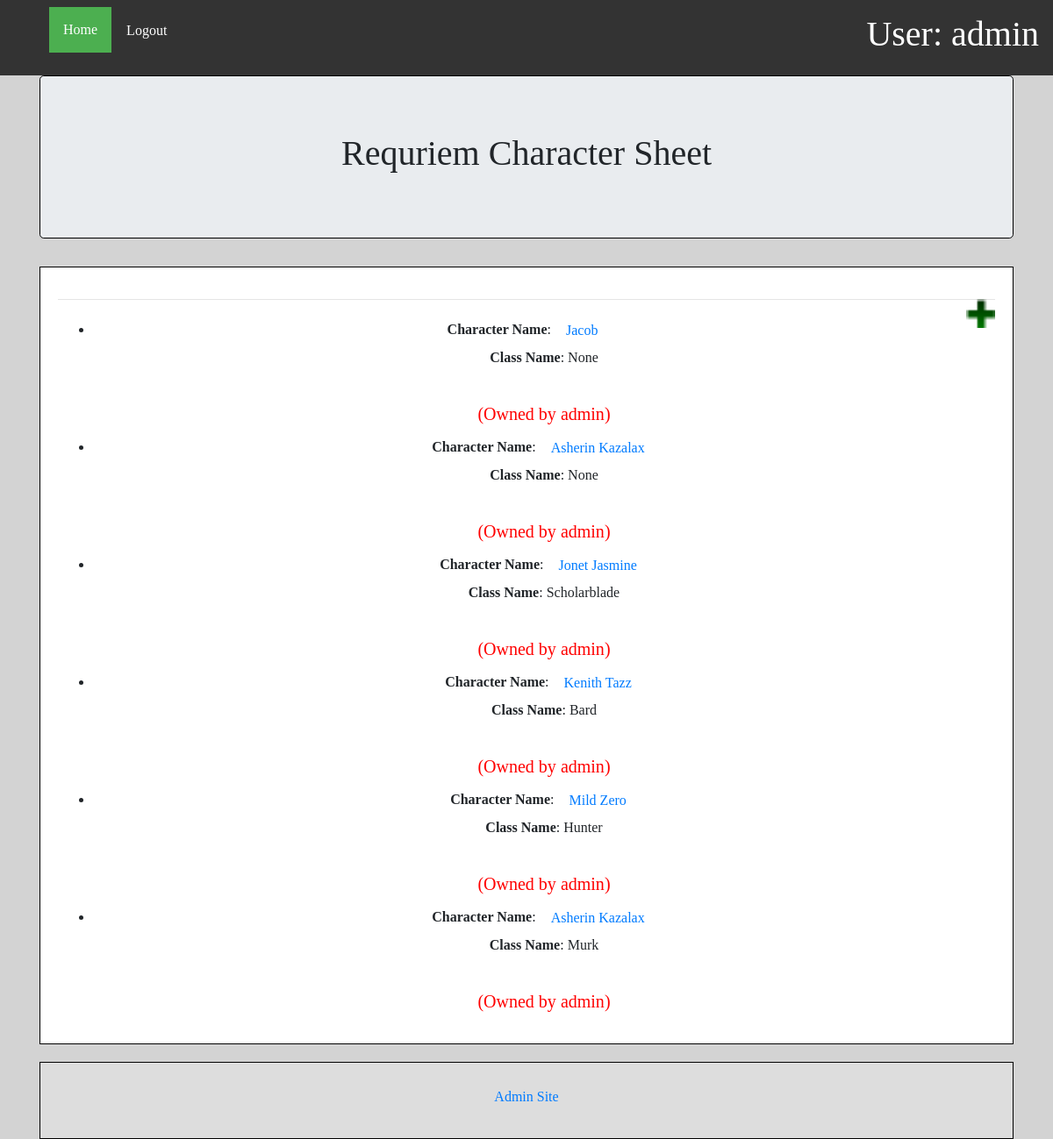
The app's page / (signed in), older data.
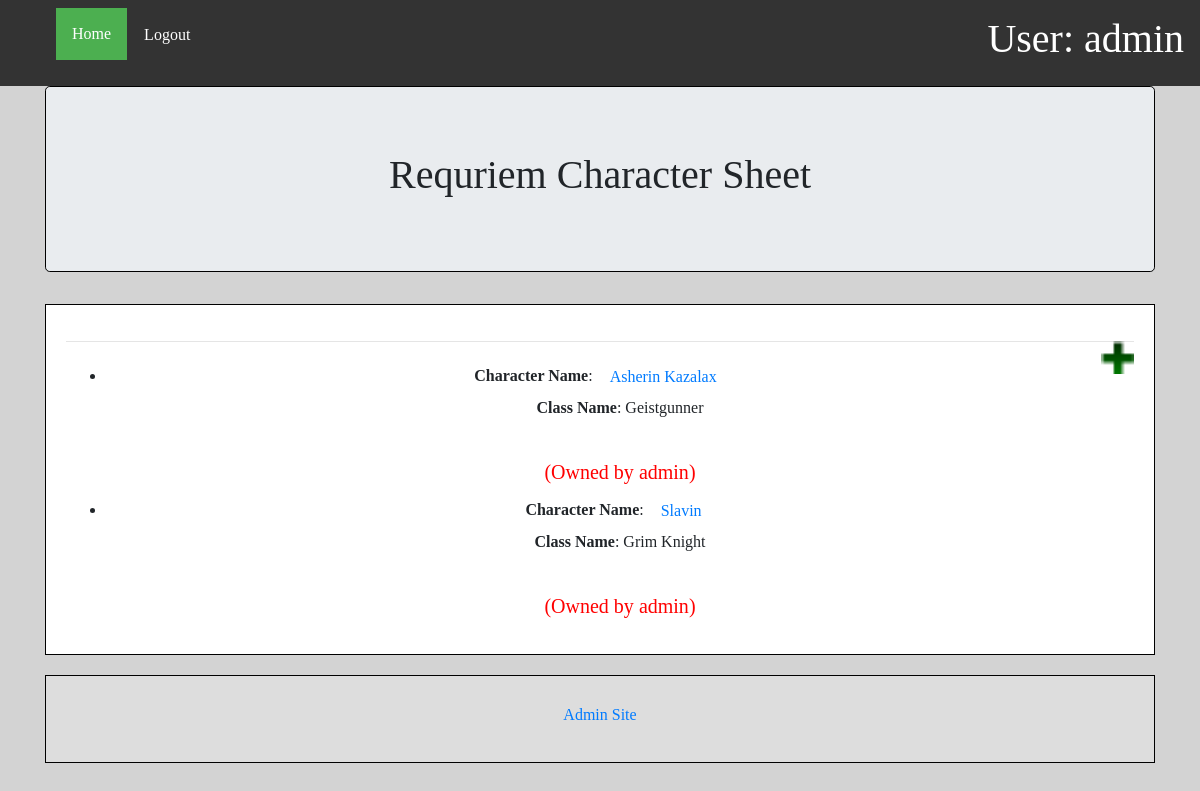
The same page, newer data.
### StoryApp/models.py (models this page shows, shortened)
class PlayerCharacterModel(models.Model):
    full_name = models.CharField(max_length=50, null=True)
    current_gold = models.IntegerField(default=0,)
    username = models.ForeignKey(User, on_delete=models.SET_NULL, null=True, blank=True,)
    strength = models.IntegerField(default=0)
    magic = models.IntegerField(default=0)
    skill = models.IntegerField(default=0)
    speed = models.IntegerField(default=0)
    faith = models.IntegerField(default=0)
    resistance = models.IntegerField(default=0)
    defence = models.IntegerField(default=0)
    constitution = models.IntegerField(default=0)
    movement = models.IntegerField(default=0)
    classFK = models.ForeignKey(CharacterClassesModel, on_delete=models.SET_NULL, null=True, blank=True)

class CharacterClassesModel(models.Model):
    class_name = models.CharField(max_length=200,)
    hit_points = models.IntegerField(default=0)
    strength = models.IntegerField(default=0)
    magic = models.IntegerField(default=0)
    skill = models.IntegerField(default=0)
    speed = models.IntegerField(default=0)
    faith = models.IntegerField(default=0)
    resistance = models.IntegerField(default=0)
    defence = models.IntegerField(default=0)
    constitution = models.IntegerField(default=0)
    movement = models.IntegerField(default=0, null=True)
    description = models.TextField(max_length=1000,null=True)
    def __str__(self):
        return self.class_name

### StoryApp/views.py (the view)
# urls.py: path('', views.userindex, name='userindex'),
@login_required
def userindex(request):
    form_list = PlayerCharacterModel.objects.filter(username=request.user)
    context = {'form_list': form_list, }
    return render(request, 'StoryApp/index.html', context)

### StoryApp/templates/StoryApp/index.html (shortened to what this page needs)
{% extends "StoryApp/base.html" %}
{% block navi %}
    <li class="logout" align="right">
        <a href="{% url 'logout' %}" class="btn btn-link">Logout</a>
    </li>
{% endblock %}
{% block maininfo %}
{% if form_list %}
<div align="center">
    <a href="{% url 'post_new' %}"><img align="right" src="../../static/StoryApp/images/plus.png" height="33" width="33" title="Add New Family Account"/></a>
    <hr/>
</div>
<ul>
    {% for eachItem in form_list %}
    <li><b>Character Name</b>: <a href="{% url 'detail' pk=eachItem.pk %}" class="btn btn-link">{{ eachItem.full_name }}</a>
        <p><b>Class Name</b>: {{ eachItem.classFK }}
        </li>
    <br/>
    {% if user.is_authenticated %}
    {% if user.username == 'admin' %}
    <div style="color: red">
        <h5>
            (Owned by {{ eachItem.username }})
        </h5>
    </div>
    {% elif user.username == 'student' %}
    <div style="color: red">
        <h5>
            (Owned by {{ eachItem.username }})
        </h5>
    </div>
    {% endif %}
    {% endif %}
    {% endfor %}
</ul>
{% else %}
<div align="center">
    <a href="{% url 'post_new' %}"><img align="right" src="../../static/StoryApp/images/plus.png" height="33" width="33" title="Add New Family Account"/></a>
    <hr/>
</div>
<h1 align="center">Add a Character</h1>
{% endif %}
{% endblock %}
{% block footer %}
{% if user.is_authenticated %}
{% if user.username == 'admin' %}
<div align="center">
    <footer>
        <h5>
            <a href="{% url 'admin:index' %}" class="btn btn-link" target="_blank">Admin Site</a>
        </h5>
    </footer>
</div>
{% else %}
<h5> || A NightxGamer Website || </h5>
{% endif %}
{% endif %}
{% endblock %}

### StoryApp/templates/StoryApp/base.html (shortened to what this page needs)
{% load static %}
<html lang="en">
<head>
    <link rel="stylesheet" href="{% static 'StoryApp/css/StoryApp.css' %}">
    <link rel="stylesheet" href="{% static 'StoryApp/bootstrap/bootstrap.css' %}">
</head>
<body>
<div class="navbar">
    <ul>
        <li><a class="active" href="{% url 'userindex' %}">Home</a></li>
        {% block navi %}
        {% endblock %}
    </ul>
    <div class="userSignCheck">
        {% if user.is_authenticated %}
        <h1>User: {{ user.get_username }}</h1>
        {% else %}
        <h1>Not Logged IN</h1>
        {% endif %}
    </div>
</div>
<div class="container">
    <div class="jumbotron" align="center">
        <h1>Requriem Character Sheet</h1>
    </div>
    <div class="mainInfo" style="border: black thin solid" align="center">
        {% block maininfo %}
        {% endblock %}
    </div>
    <div class="footer" style="border: black thin solid">
        {% block footer %}
        {% endblock %}
    </div>
</div>
</body>
</html>

### StoryApp/static/StoryApp/css/StoryApp.css (style rules this page uses)
.jumbotron { border: black thin solid; }
.navbar { list-style-type: none; margin: 0; padding: 0; overflow: hidden; background-color: #333; }
.navbar li { list-style-type: none; float: left; }
.userSignCheck { color: white; }
.navbar li a { display: block; color: white; text-align: center; padding: 14px 16px; text-decoration: none; }
.mainInfo { background-color: white; padding: 20px; margin-top: 20px; }
.navbar .active { background-color: #4CAF50; }
.footer { padding: 20px; text-align: center; background: #ddd; margin-top: 20px; }

### StoryApp/templates/StoryApp/base.html (style rules this page uses)
body { background-color: lightgray; font-family: 'Spicy Rice', cursive; }

Row changes from the older to the newer data that the page shows:
removed PlayerCharacterModel: full_name "Jacob", classFK "None", username "admin"
removed PlayerCharacterModel: full_name "Asherin Kazalax", classFK "None", username "admin"
removed PlayerCharacterModel: full_name "Jonet Jasmine", classFK "Scholarblade", username "admin"
removed PlayerCharacterModel: full_name "Kenith Tazz", classFK "Bard", username "admin"
removed PlayerCharacterModel: full_name "Mild Zero", classFK "Hunter", username "admin"
removed PlayerCharacterModel: full_name "Asherin Kazalax", classFK "Murk", username "admin"
added PlayerCharacterModel: full_name "Asherin Kazalax", classFK "Geistgunner", username "admin"
added PlayerCharacterModel: full_name "Slavin", classFK "Grim Knight", username "admin"
